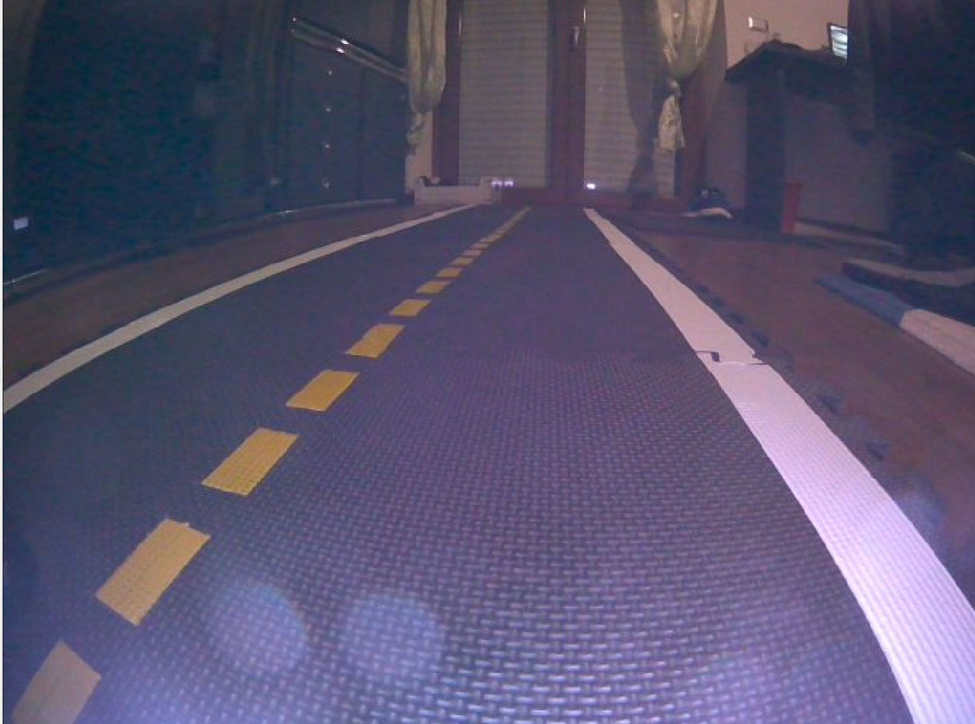
#> input picture visual-lane-servoing/assets/images/visual_control/my_picture.png, 975 x 724 px, shrunk from 1354 x 1005 before the run
$ python -i visual_servoing_activity.py   (imports and definitions only)   (older library calls are emulated)
#> lines starting #> are read from the running program, lines starting #| are printed output that depends on the picture; after the words box and inside, x2 and y2 are one past the last pixel; in counts of white or black regions, pixels touching at a corner belong together
#> further down, picture is the input picture: shape (724, 975, 3); mean B, G, R 111.8, 83.7, 89.6
from typing import Tuple

import numpy as np
import cv2


def get_steer_matrix_left_lane_markings(shape: Tuple[int, int]) -> np.ndarray:
    """
    Args:
        shape:              The shape of the steer matrix.

    Return:
        steer_matrix_left:  The steering (angular rate) matrix for Braitenberg-like control
                            using the masked left lane markings (numpy.ndarray)
    """
    h, w, = shape
    steer_matrix_left = np.zeros((h,w))
    steer_matrix_left[:,:int(w/2)] = -0.005
    return steer_matrix_left


def get_steer_matrix_right_lane_markings(shape: Tuple[int, int]) -> np.ndarray:
    """
    Args:
        shape:               The shape of the steer matrix.

    Return:
        steer_matrix_right: The steering (angular rate) matrix for Braitenberg-like control
                            using the masked right lane markings (numpy.ndarray)
    """
    h, w, = shape
    steer_matrix_right = np.zeros((h,w))
    steer_matrix_right[:,int(w/2):] = +0.0005
    # ---
    return steer_matrix_right


def detect_lane_markings(image: np.ndarray) -> Tuple[np.ndarray, np.ndarray]:
    """
    Args:
        image: An image from the robot's camera in the BGR color space (numpy.ndarray)
    Return:
        left_masked_img:   Masked image for the dashed-yellow line (numpy.ndarray)
        right_masked_img:  Masked image for the solid-white line (numpy.ndarray)
    """
    h, w, _ = image.shape
#> h = 724; w = 975

    # Convert the image to HSV for any color-based filtering
    imghsv = cv2.cvtColor(image, cv2.COLOR_BGR2HSV)
#> imghsv: shape (724, 975, 3); mean H, S, V 122.8, 79.7, 114
    img = cv2.cvtColor(image, cv2.COLOR_BGR2GRAY)

    """
    STEP 1: Image smoothin with Gaussian kernel
    """
    # This reduces the noise in the image
    sigma = 3
    img_gaussian_filter = cv2.GaussianBlur(img,(0,0), sigma)

    """
    STEP 2: Compute the gradients magnitudes and phase of the image using the sobel operator
    """
    sobelx = cv2.Sobel(img_gaussian_filter,cv2.CV_64F,1,0)
    sobely = cv2.Sobel(img_gaussian_filter,cv2.CV_64F,0,1)

    # Compute the magnitude of the gradients
    Gmag = np.sqrt(sobelx*sobelx + sobely*sobely)

    # Compute the orientation of the gradients
    Gdir = cv2.phase(np.array(sobelx, np.float32), np.array(sobely, dtype=np.float32), angleInDegrees=True)
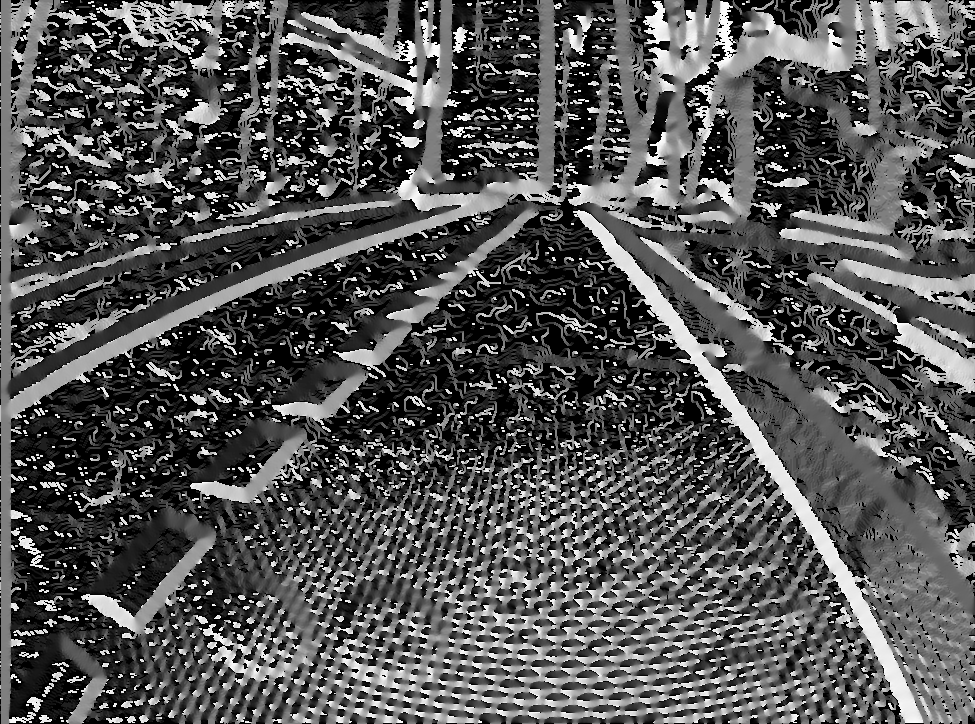
#> Gdir: shape (724, 975) float32; min 0, max 359.3, mean 118.7; drawn with min black and max white

    """
    STEP 3: non-maximal suppression of the gradients magnitudes
    """
    threshold = 30

    mask_mag = (Gmag > threshold)
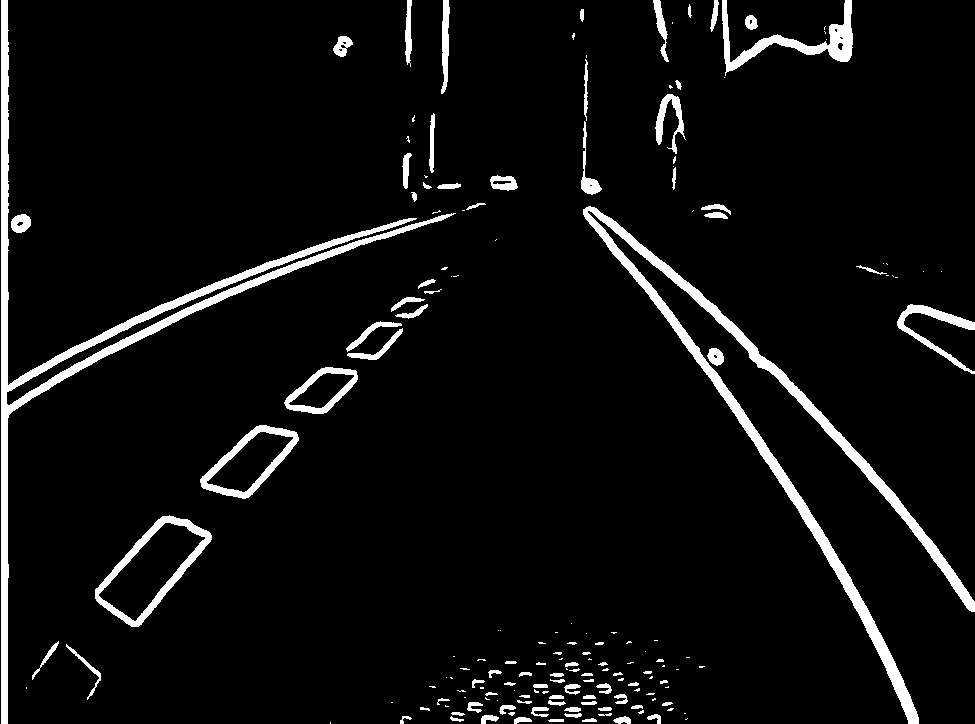
#> mask_mag: shape (724, 975) bool; 5.7% white; 168 white regions (76 under 20 px), largest, box (x1, y1, x2, y2) and area: (1, 0, 456, 724) 11635, (583, 206, 975, 724) 11252, (722, 0, 853, 76) 2306

    """
    STEP 4: color masking
    """
    white_lower_hsv = np.array([0, 0, 125])         # CHANGE ME
    white_upper_hsv = np.array([179, 65, 255])   # CHANGE ME
    yellow_lower_hsv = np.array([0, 75, 150])        # CHANGE ME
    yellow_upper_hsv = np.array([50, 255, 255])  # CHANGE ME

    mask_white = cv2.inRange(imghsv, white_lower_hsv, white_upper_hsv)
#> mask_white: shape (724, 975); 9% white; 710 white regions (577 under 20 px), largest, box (x1, y1, x2, y2) and area: (584, 209, 975, 724) 35149, (724, 0, 848, 67) 5001, (20, 207, 465, 390) 4211
    mask_yellow = cv2.inRange(imghsv, yellow_lower_hsv, yellow_upper_hsv)
#> mask_yellow: shape (724, 975); 1.2% white; 17 white regions (12 under 20 px), largest, box (x1, y1, x2, y2) and area: (108, 523, 207, 619) 3997, (209, 432, 295, 494) 2557, (292, 374, 354, 410) 1138, (355, 337, 387, 357) 313, (376, 328, 397, 337) 86

    """
    STEP 5: edge-based masking
    """
    # Let's create masks for the left- and right-halves of the image
    width = w
#> width = 975
    mask_left = np.ones(sobelx.shape)
    mask_left[:,int(np.floor(width/2)):width + 1] = 0
    mask_right = np.ones(sobelx.shape)
    mask_right[:,0:int(np.floor(width/2))] = 0

    # Generate a mask that identifies pixels based on the sign of their x-derivative
    mask_sobelx_pos = (sobelx > 0)
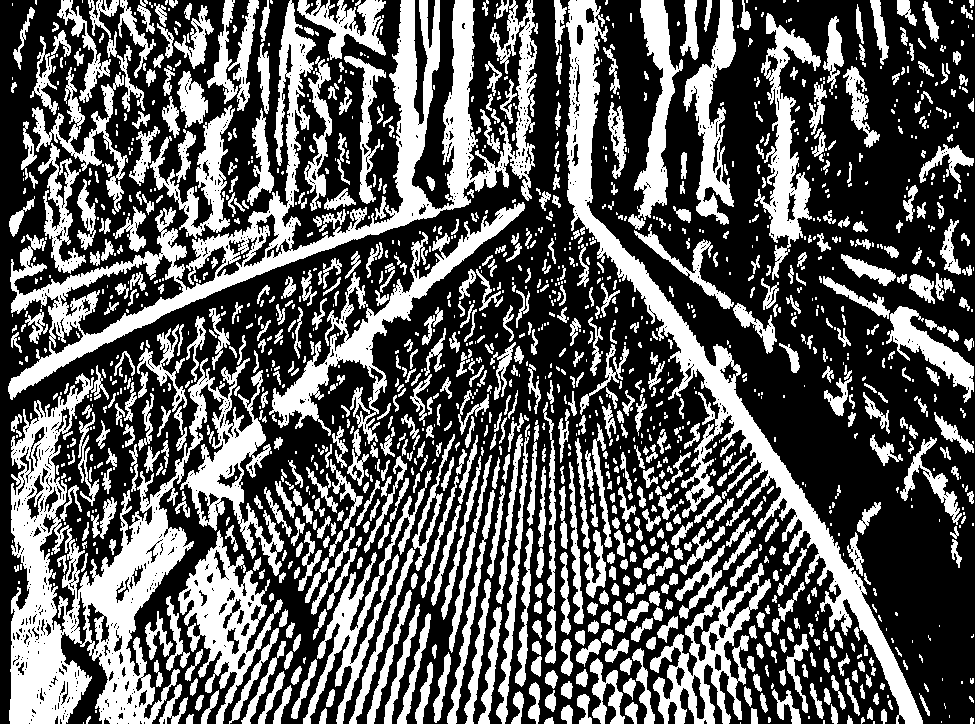
#> mask_sobelx_pos: shape (724, 975) bool; 37% white; 1418 white regions (627 under 20 px), largest, box (x1, y1, x2, y2) and area: (9, 358, 284, 724) 33092, (8, 0, 538, 400) 31654, (566, 0, 923, 724) 20991
    mask_sobelx_neg = (sobelx < 0)
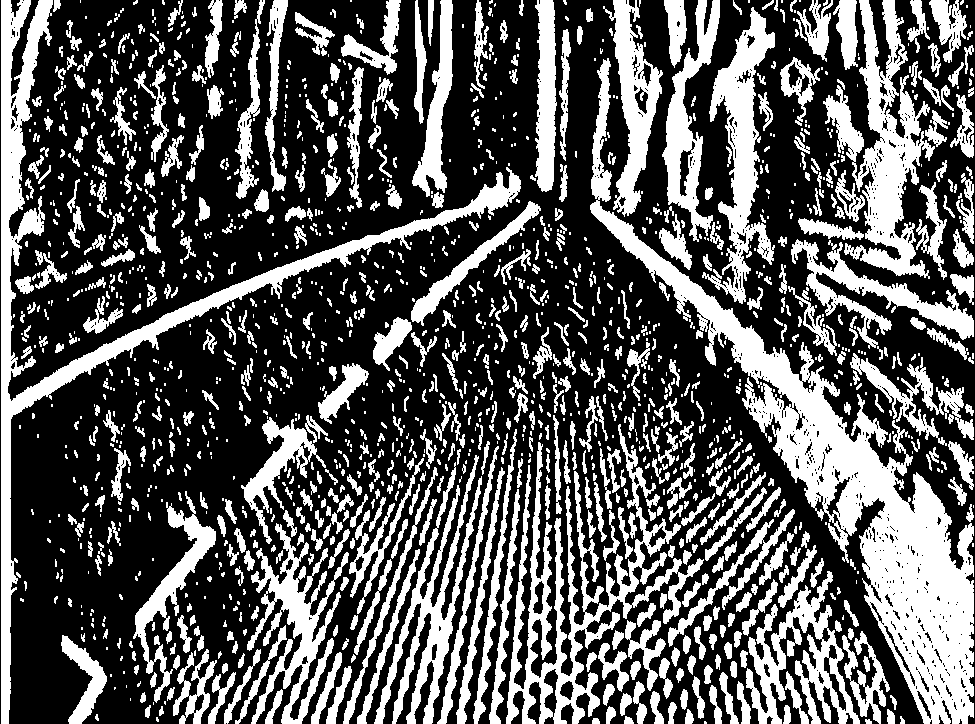
#> mask_sobelx_neg: shape (724, 975) bool; 34.9% white; 1571 white regions (797 under 20 px), largest, box (x1, y1, x2, y2) and area: (590, 58, 974, 724) 37775, (1, 0, 521, 724) 19681, (506, 424, 704, 724) 13130
    mask_sobely_pos = (sobely > 0)
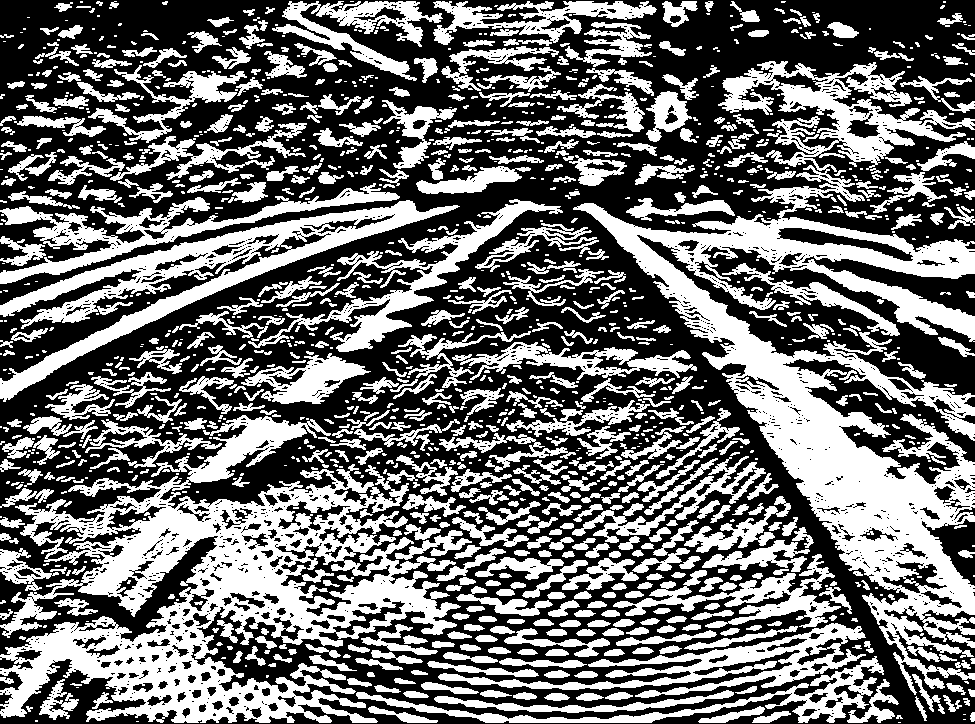
#> mask_sobely_pos: shape (724, 975) bool; 43.2% white; 1285 white regions (559 under 20 px), largest, box (x1, y1, x2, y2) and area: (573, 61, 975, 695) 63133, (0, 415, 461, 723) 54691, (0, 200, 460, 402) 15428
    mask_sobely_neg = (sobely < 0)
#> mask_sobely_neg: shape (724, 975) bool; 27.2% white; 2004 white regions (1041 under 20 px), largest, box (x1, y1, x2, y2) and area: (0, 1, 967, 422) 31038, (320, 540, 815, 719) 22754, (573, 210, 924, 723) 12363

    """
    STEP 6: generate final masks
    """
    mask_left_edge = mask_left * mask_mag * mask_yellow * mask_sobelx_neg * mask_sobely_neg
#> mask_left_edge: shape (724, 975) float64; 0.07% white in thin lines or dots, all inside (x1, y1, x2, y2) = (137, 312, 415, 619)
    mask_right_edge = mask_right * mask_mag * mask_white * mask_sobelx_pos * mask_sobely_neg
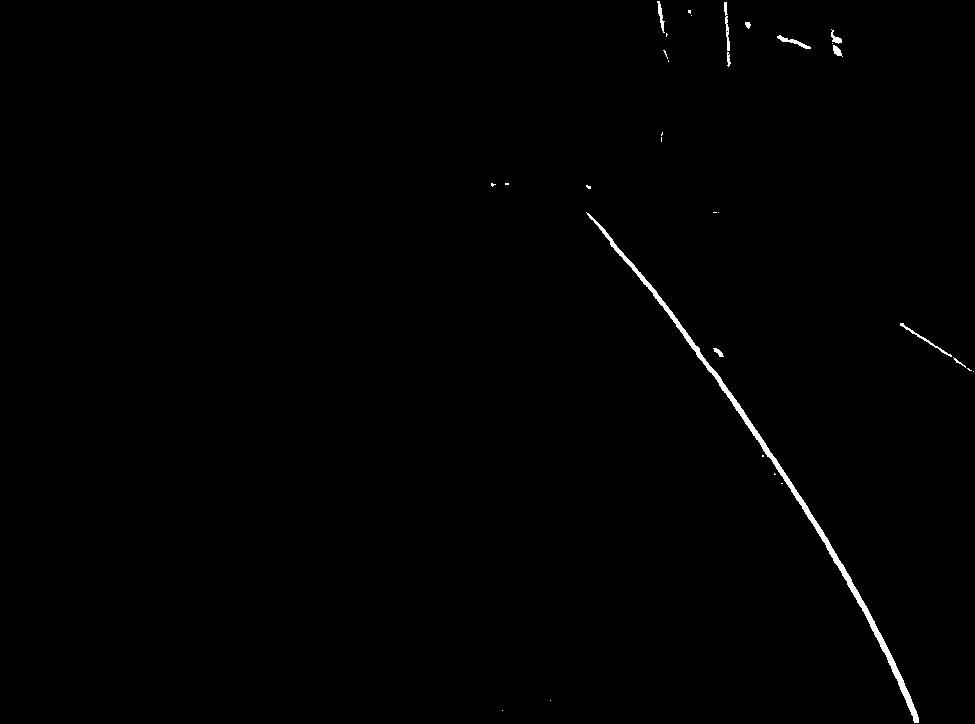
#> mask_right_edge: shape (724, 975) float64; 0.56% white; 31 white regions (20 under 20 px), largest, box (x1, y1, x2, y2) and area: (586, 212, 919, 723) 3100, (900, 323, 952, 357) 139, (724, 2, 730, 51) 130

    left_masked_img = mask_left_edge*Gmag
    right_masked_img = mask_right_edge*Gmag

    return left_masked_img, right_masked_img

>>> import cv2
>>> picture = cv2.imread('../../assets/images/visual_control/my_picture.png')
>>> result = detect_lane_markings(picture)
